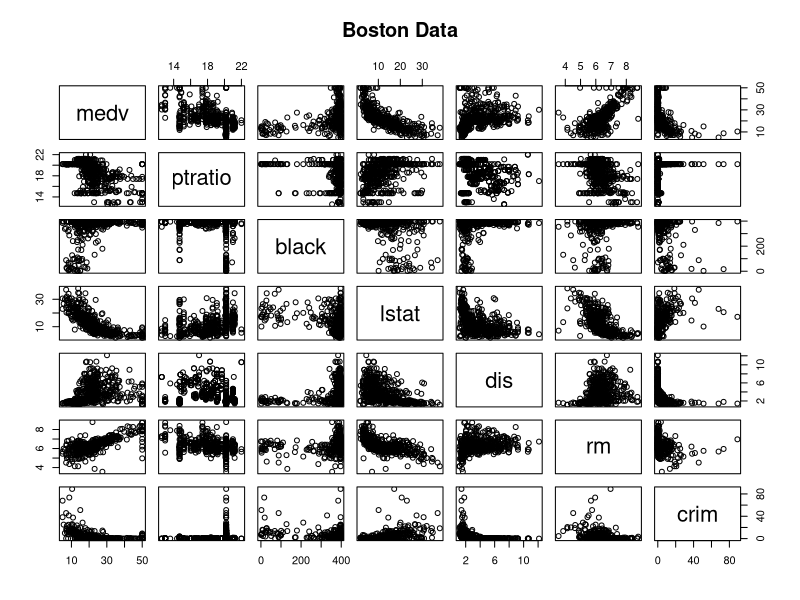

Here is the R script that generated this plot:
# Load standard libraries
library(tidyverse)
library(MASS) # Modern applied statistics functions

data(Boston)
summary(Boston)

#crim means per capital crime rate by town.
#zn means proportion of residential land zoned for lots over 25,000 sq.ft.
#indus means proportion of non-retail business acres per town.
#chas means Charles River dummy variable.
#nox means nitrogen oxides concentration.
#rm means average number of rooms per dwelling.
#age means proportion of owner-occupied units built prior to 1940.
#dis means weighted mean of distances to five Boston employment centres.
#rad means index of accessibility to radial highways.
#tax means full-value property-tax rate per $10,000.
#ptratio means pupil-teacher ratio by town.
#black means where BkBk is the proportion of blacks by town.
#lstat means lower status of the population.
#medv means median value of owner-occupied homes.
#There is no need for tidying data since there are no NA, missing values or
#weird mean or median values in each variable.

#response variable of interest
#MEDV - Median value of owner is the response variable of interest

f1=lm(formula=medv~crim,data=Boston)
summary(f1)

cor(Boston$crim,Boston$medv,method = c("pearson"))

f2=lm(formula=medv~zn,data=Boston)
summary(f2)

cor(Boston$zn,Boston$medv,method = c("pearson"))

f3=lm(formula=medv~indus,data=Boston)
summary(f3)

cor(Boston$indus,Boston$medv,method = c("pearson"))

f4=lm(formula=medv~chas,data=Boston)
summary(f4)

cor(Boston$chas,Boston$medv,method = c("pearson"))

f5=lm(formula=medv~nox,data=Boston)
summary(f5)

cor(Boston$nox,Boston$medv,method = c("pearson"))

f6=lm(formula=medv~rm,data=Boston)
summary(f6)

cor(Boston$rm,Boston$medv,method = c("pearson"))

f7=lm(formula=medv~age,data=Boston)
summary(f7)

cor(Boston$age,Boston$medv,method = c("pearson"))

f8=lm(formula=medv~dis,data=Boston)
summary(f8)

cor(Boston$dis,Boston$medv,method = c("pearson"))

f9=lm(formula=medv~rad,data=Boston)
summary(f9)

cor(Boston$rad,Boston$medv,method = c("pearson"))

f10=lm(formula=medv~tax,data=Boston)
summary(f10)

cor(Boston$tax,Boston$medv,method = c("pearson"))

f11=lm(formula=medv~ptratio,data=Boston)
summary(f11)

cor(Boston$ptratio,Boston$medv,method = c("pearson"))

f12=lm(formula=medv~black,data=Boston)
summary(f12)

cor(Boston$black,Boston$medv,method = c("pearson"))

f13=lm(formula=medv~lstat,data=Boston)
summary(f13)

cor(Boston$lstat,Boston$medv,method = c("pearson"))

pairs(~ medv + ptratio + black + lstat + dis + rm + crim, data = Boston, main = "Boston Data")
#lstat, rm and ptratio have a a statistically significant association


model <- lm(medv ~ crim+ zn + indus+chas+nox+rm+age+dis+rad+tax+ptratio+black+lstat, data = Boston)
summary(model)

#crim,zn,chas,nox,rm,dis,rad,tax,ptratio,black,lstat of p-value<0.05
#can reject the null hypothesis H0

#Take p-value as an example to illustrate the Estimate.
#For my result from(4), a multiple regression model,the p-value of crim is
#0.001087 and for my result from(3), a simple repression model, the p-value of
#crim is 2.2e-16, has been increased
#For my result from(4), a multiple regression model,the p-value of zn is
#0.000778 and for my result from(3), a simple repression model, the p-value of
#zn is 2.2e-16, has been increased
#For my result from(4), a multiple regression model,the p-value of indus is
#0.738288 and for my result from(3), a simple repression model, the p-value of
#zn is 2.2e-16, has been increased
#For my result from(4), a multiple regression model,the p-value of chas is
#0.001925 and for my result from(3), a simple repression model, the p-value of
#zn is 7.391e-05, has been increased
#For my result from(4), a multiple regression model,the p-value of nox is
#4.25e-06 and for my result from(3), a simple repression model, the p-value of
#zn is 2.2e-16, has been increased
#For my result from(4), a multiple regression model,the p-value of rm is
#2e-16 and for my result from(3), a simple repression model, the p-value of
#zn is 2.2e-16, has been decreased
#For my result from(4), a multiple regression model,the p-value of age is
#0.958229 and for my result from(3), a simple repression model, the p-value of
#zn is 2.2e-16, has been increased
10
#For my result from(4), a multiple regression model,the p-value of dis is
#6.01e-13 and for my result from(3), a simple repression model, the p-value of
#zn is 1.207e-08, has been increased
#For my result from(4), a multiple regression model,the p-value of rad is
#5.07e-06 and for my result from(3), a simple repression model, the p-value of
#zn is 2.2e-16, has been increased
#For my result from(4), a multiple regression model,the p-value of tax is
#0.001112 and for my result from(3), a simple repression model, the p-value of
#zn is 2.2e-16, has been increased
#For my result from(4), a multiple regression model,the p-value of ptratio is
#1.31e-12 and for my result from(3), a simple repression model, the p-value of
#zn is 2.2e-16, has been decreased
#For my result from(4), a multiple regression model,the p-value of black is
#0.000573 and for my result from(3), a simple repression model, the p-value of
#zn is 1.318e-14, has been increased
#For my result from(4), a multiple regression model,the p-value of lstat is
#2e-16 and for my result from(3), a simple repression model, the p-value of
#zn is 2.2e-16, has been decreased
#This is because in multiple regression model, variables are not independent so
#they may be affected by each other and lead to the change of p-value






